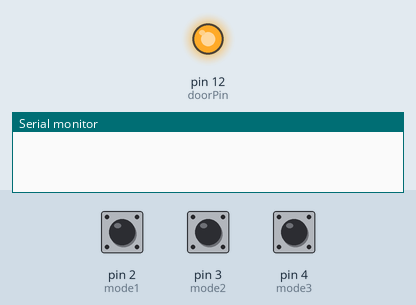
Bench run of a sketch on a simulated Arduino Uno, built with avr-gcc and run on an emulated ATmega328P. Shown: output pins drawn as LEDs (lit = HIGH), the last lines printed to the serial monitor. The inputs (shaded band) are chosen by the test bench; at power-on: pin 3 (mode2) HIGH, pin 4 (mode3) HIGH, pin 2 (mode1) HIGH.

Above: at 1.2 s.
1.3 s: pin 3 (mode2) pulled LOW for 0.15 s
At 1.9 s:
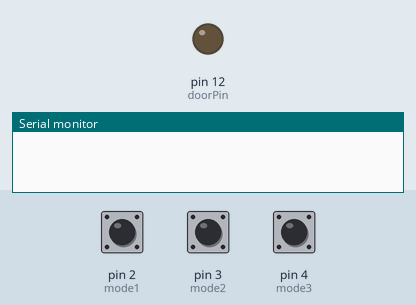
2.9 s: pin 4 (mode3) pulled LOW for 0.15 s
At 4.1 s:
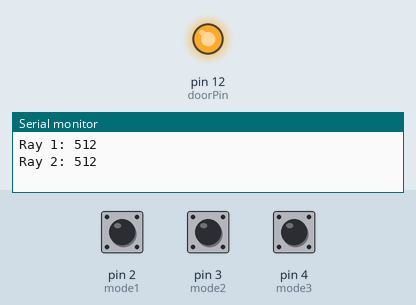
4.5 s: pin 3 (mode2) pulled LOW for 1 s
At 5.0 s:
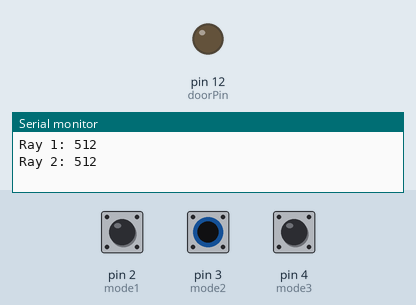
7.0 s: pin 2 (mode1) pulled LOW for 0.15 s
At 8.0 s:
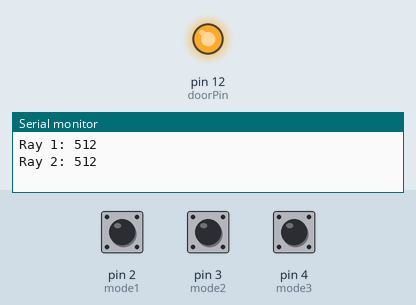
Timing chart, 0 to 9.6 s (numbered marks = the images above; inputs shaded):
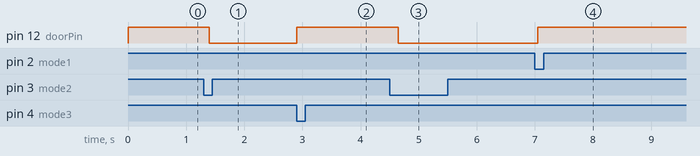

The sketch:

Ocean8.ino
```cpp
int ray1 = A5;
int ray2 = A4;

int mode1 = 2;
int mode2 = 3;
int mode3 = 4;

int doorPin = 12;
bool flag = true;
int count = 0;

void setup() {
  Serial.begin(9600);
  pinMode(doorPin, OUTPUT);

  pinMode(mode1, INPUT_PULLUP);
  pinMode(mode2, INPUT_PULLUP);
  pinMode(mode3, INPUT_PULLUP);

  digitalWrite(doorPin, HIGH);
}

void loop() {
  int readMode1 = digitalRead(mode1);
  int readMode2 = digitalRead(mode2);
  int readMode3 = digitalRead(mode3);

  if (!readMode1) {
    digitalWrite(doorPin, HIGH);
    delay(1000);
    flag = true;
  }
  if (!readMode2) {
    count++;
    if (count >= 2) {
      digitalWrite(doorPin, LOW);
      delay(1000);
      flag = true;
      count = 0;
    }

  }

  if (!readMode3) {
    if (flag) {
      digitalWrite(doorPin, HIGH);
    }
    flag = false;
    int valueRay1 = analogRead(ray1);
    int valueRay2 = analogRead(ray2);

    Serial.print("Ray 1: ");
    Serial.println(valueRay1);
    Serial.print("Ray 2: ");
    Serial.println(valueRay2);

    if (valueRay1 < 190) {
      digitalWrite(doorPin, LOW);
      delay(2000);
    } else {
      digitalWrite(doorPin, HIGH);
    }
    if (valueRay2 < 190) {
      digitalWrite(doorPin, LOW);
      delay(2000);
    } else {
      digitalWrite(doorPin, HIGH);
    }
    delay(50);
  }
  delay(100);


}
```

Measured:
- after the input at 1.3 s, pin 12 (doorPin): HIGH → LOW after 0.10 s
- after the input at 2.9 s, pin 12 (doorPin): LOW → HIGH at once
- after the input at 4.5 s, pin 12 (doorPin): HIGH → LOW after 0.15 s
- after the input at 7.0 s, pin 12 (doorPin): LOW → HIGH after 0.05 s
